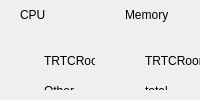
                  <widget class="QWidget" name="widget_CPU_memory_bg" native="true">
                   <property name="maximumSize">
                    <size>
                     <width>16777215</width>
                     <height>170</height>
                    </size>
                   </property>
                   <layout class="QHBoxLayout" name="horizontalLayout_5">
                    <property name="spacing">
                     <number>10</number>
                    </property>
                    <property name="leftMargin">
                     <number>0</number>
                    </property>
                    <property name="topMargin">
                     <number>0</number>
                    </property>
                    <property name="rightMargin">
                     <number>0</number>
                    </property>
                    <property name="bottomMargin">
                     <number>10</number>
                    </property>
                    <item>
                     <widget class="QWidget" name="widget_CPU_bg" native="true">
                      <layout class="QVBoxLayout" name="verticalLayout_10">
                       <property name="spacing">
                        <number>0</number>
                       </property>
                       <property name="leftMargin">
                        <number>0</number>
                       </property>
                       <property name="topMargin">
                        <number>0</number>
                       </property>
                       <property name="rightMargin">
                        <number>0</number>
                       </property>
                       <property name="bottomMargin">
                        <number>0</number>
                       </property>
                       <item>
                        <widget class="QWidget" name="widget_CPU_title" native="true">
                         <property name="maximumSize">
                          <size>
                           <width>16777215</width>
                           <height>30</height>
                          </size>
                         </property>
                         <layout class="QHBoxLayout" name="horizontalLayout_8">
                          <property name="spacing">
                           <number>0</number>
                          </property>
                          <property name="leftMargin">
                           <number>20</number>
                          </property>
                          <property name="topMargin">
                           <number>0</number>
                          </property>
                          <property name="rightMargin">
                           <number>20</number>
                          </property>
                          <property name="bottomMargin">
                           <number>0</number>
                          </property>
                          <item>
                           <widget class="QLabel" name="label_11">
                            <property name="text">
                             <string>CPU</string>
                            </property>
                           </widget>
                          </item>
                          <item>
                           <widget class="QLabel" name="lb_cpu">
                            <property name="text">
                             <string/>
                            </property>
                            <property name="alignment">
                             <set>Qt::AlignRight|Qt::AlignTrailing|Qt::AlignVCenter</set>
                            </property>
                           </widget>
                          </item>
                         </layout>
                        </widget>
                       </item>
                       <item>
                        <widget class="QWidget" name="widget_11" native="true">
                         <widget class="QLabel" name="label_12">
                          <property name="geometry">
                           <rect>
                            <x>44</x>
                            <y>20</y>
                            <width>111</width>
                            <height>21</height>
                           </rect>
                          </property>
                          <property name="text">
                           <string>TRTCRoom</string>
                          </property>
                         </widget>
                         <widget class="QLabel" name="lb_cpu_app">
                          <property name="geometry">
                           <rect>
                            <x>165</x>
                            <y>20</y>
                            <width>71</width>
                            <height>21</height>
                           </rect>
                          </property>
                          <property name="text">
                           <string/>
                          </property>
                         </widget>
                         <widget class="QLabel" name="label_16">
                          <property name="geometry">
                           <rect>
                            <x>44</x>
                            <y>50</y>
                            <width>111</width>
                            <height>21</height>
                           </rect>
                          </property>
                          <property name="text">
                           <string>Other</string>
                          </property>
                         </widget>
                         <widget class="QLabel" name="lb_cpu_other">
                          <property name="geometry">
                           <rect>
                            <x>164</x>
                            <y>50</y>
                            <width>71</width>
                            <height>21</height>
                           </rect>
                          </property>
                          <property name="text">
                           <string/>
                          </property>
                         </widget>
                         <widget class="QLabel" name="lb_edu_img">
                          <property name="geometry">
                           <rect>
                            <x>20</x>
                            <y>25</y>
                            <width>12</width>
                            <height>12</height>
                           </rect>
                          </property>
                          <property name="minimumSize">
                           <size>
                            <width>12</width>
                            <height>12</height>
                           </size>
                          </property>
                          <property name="maximumSize">
                           <size>
                            <width>12</width>
                            <height>12</height>
                           </size>
                          </property>
                          <property name="text">
                           <string/>
                          </property>
                         </widget>
                         <widget class="QLabel" name="lb_other_img">
                          <property name="geometry">
                           <rect>
                            <x>20</x>
                            <y>55</y>
                            <width>12</width>
                            <height>12</height>
                           </rect>
                          </property>
                          <property name="minimumSize">
                           <size>
                            <width>12</width>
                            <height>12</height>
                           </size>
                          </property>
                          <property name="maximumSize">
                           <size>
                            <width>12</width>
                            <height>12</height>
                           </size>
                          </property>
                          <property name="text">
                           <string/>
                          </property>
                         </widget>
                        </widget>
                       </item>
                      </layout>
                     </widget>
                    </item>
                    <item>
                     <widget class="QWidget" name="widget_memory_bg" native="true">
                      <layout class="QVBoxLayout" name="verticalLayout_11">
                       <property name="spacing">
                        <number>0</number>
                       </property>
                       <property name="leftMargin">
                        <number>0</number>
                       </property>
                       <property name="topMargin">
                        <number>0</number>
                       </property>
                       <property name="rightMargin">
                        <number>0</number>
                       </property>
                       <property name="bottomMargin">
                        <number>0</number>
                       </property>
                       <item>
                        <widget class="QWidget" name="widget_memory_title" native="true">
                         <property name="maximumSize">
                          <size>
                           <width>16777215</width>
                           <height>30</height>
                          </size>
                         </property>
                         <layout class="QHBoxLayout" name="horizontalLayout_9">
                          <property name="spacing">
                           <number>0</number>
                          </property>
                          <property name="leftMargin">
                           <number>20</number>
                          </property>
                          <property name="topMargin">
                           <number>0</number>
                          </property>
                          <property name="rightMargin">
                           <number>20</number>
                          </property>
                          <property name="bottomMargin">
                           <number>0</number>
                          </property>
                          <item>
                           <widget class="QLabel" name="label_13">
                            <property name="text">
                             <string>Memory</string>
                            </property>
                           </widget>
                          </item>
                          <item>
                           <widget class="QLabel" name="lb_memory">
                            <property name="text">
                             <string/>
                            </property>
                            <property name="alignment">
                             <set>Qt::AlignRight|Qt::AlignTrailing|Qt::AlignVCenter</set>
                            </property>
                           </widget>
                          </item>
                         </layout>
                        </widget>
                       </item>
                       <item>
                        <widget class="QWidget" name="widget_12" native="true">
                         <widget class="QLabel" name="label_21">
                          <property name="geometry">
                           <rect>
                            <x>40</x>
                            <y>20</y>
                            <width>111</width>
                            <height>21</height>
                           </rect>
                          </property>
                          <property name="text">
                           <string>TRTCRoom</string>
                          </property>
                         </widget>
                         <widget class="QLabel" name="lb_memory_app">
                          <property name="geometry">
                           <rect>
                            <x>160</x>
                            <y>20</y>
                            <width>72</width>
                            <height>21</height>
                           </rect>
                          </property>
                          <property name="text">
                           <string/>
                          </property>
                         </widget>
                         <widget class="QLabel" name="label_25">
                          <property name="geometry">
                           <rect>
                            <x>40</x>
                            <y>50</y>
                            <width>111</width>
                            <height>21</height>
                           </rect>
                          </property>
                          <property name="text">
                           <string>total</string>
                          </property>
                         </widget>
                         <widget class="QLabel" name="lb_memory_total">
                          <property name="geometry">
                           <rect>
                            <x>160</x>
                            <y>50</y>
                            <width>72</width>
                            <height>21</height>
                           </rect>
                          </property>
                          <property name="text">
                           <string/>
                          </property>
                         </widget>
                         <widget class="QLabel" name="lb_edu_img_memory">
                          <property name="geometry">
                           <rect>
                            <x>20</x>
                            <y>26</y>
                            <width>12</width>
                            <height>12</height>
                           </rect>
                          </property>
                          <property name="minimumSize">
                           <size>
                            <width>12</width>
                            <height>12</height>
                           </size>
                          </property>
                          <property name="maximumSize">
                           <size>
                            <width>12</width>
                            <height>12</height>
                           </size>
                          </property>
                          <property name="text">
                           <string/>
                          </property>
                         </widget>
                         <widget class="QLabel" name="lb_full_memory_img">
                          <property name="geometry">
                           <rect>
                            <x>20</x>
                            <y>56</y>
                            <width>12</width>
                            <height>12</height>
                           </rect>
                          </property>
                          <property name="minimumSize">
                           <size>
                            <width>12</width>
                            <height>12</height>
                           </size>
                          </property>
                          <property name="maximumSize">
                           <size>
                            <width>12</width>
                            <height>12</height>
                           </size>
                          </property>
                          <property name="text">
                           <string/>
                          </property>
                         </widget>
                        </widget>
                       </item>
                      </layout>
                     </widget>
                    </item>
                   </layout>
                  </widget>
